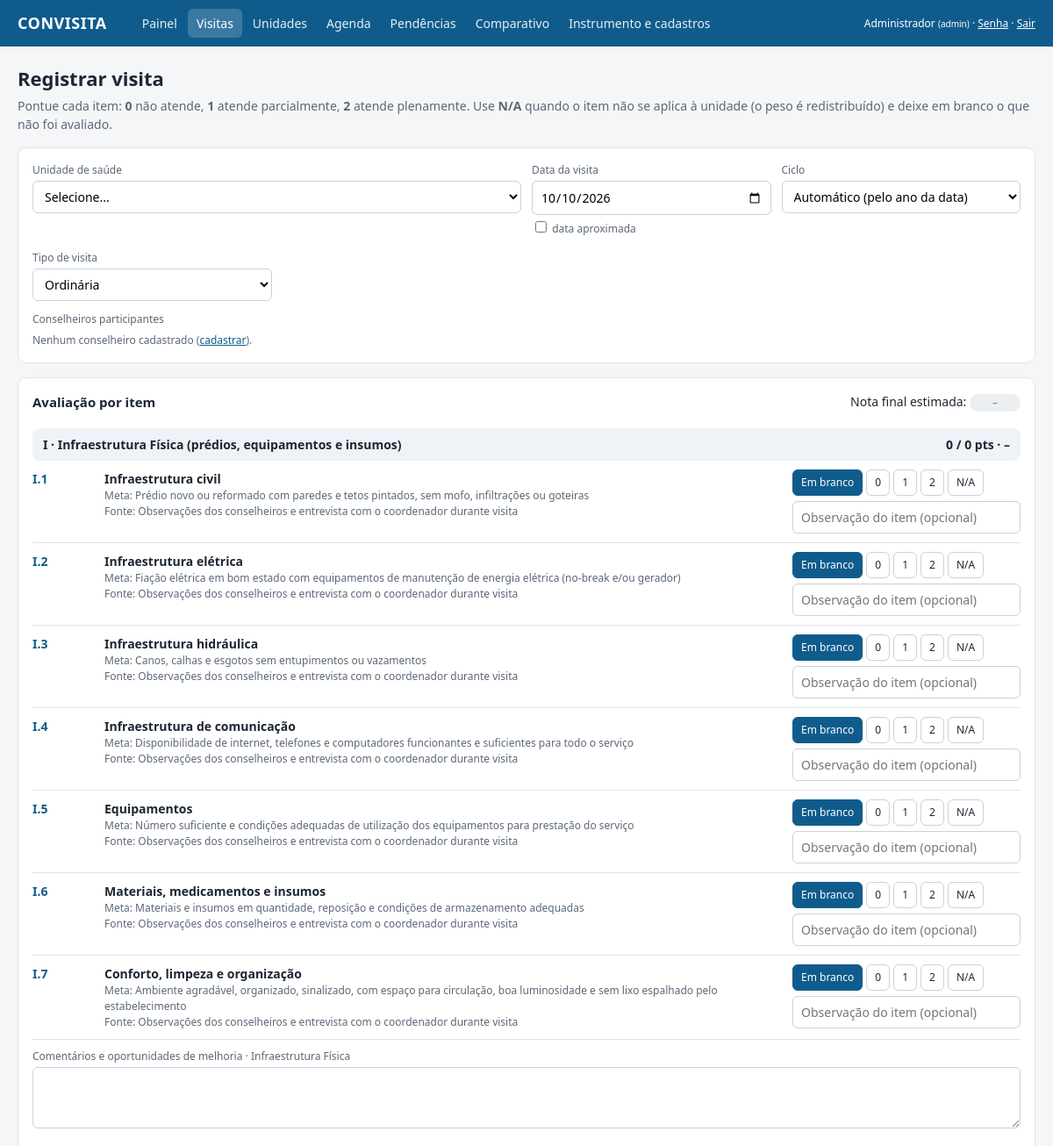
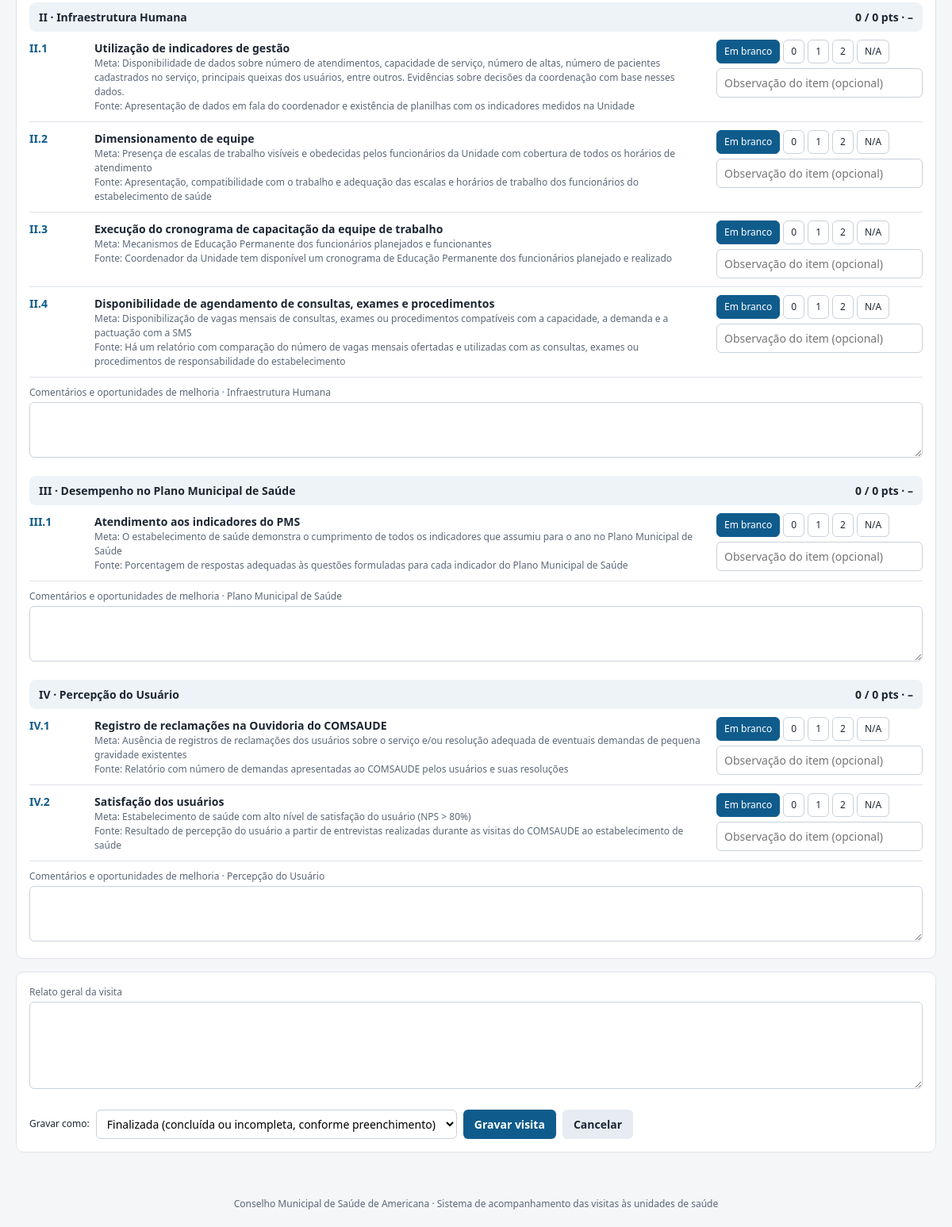
The app's page /visita_form.php (signed in) with its own data (2 pictures, top to bottom).
### tables this page shows
CREATE TABLE dimensao (
  id          TINYINT UNSIGNED PRIMARY KEY,
  codigo      VARCHAR(5)   NOT NULL UNIQUE,           
  nome        VARCHAR(120) NOT NULL,
  nome_curto  VARCHAR(40)  NOT NULL,
  peso        DECIMAL(6,4) NOT NULL DEFAULT 0.25,      
  ordem       TINYINT      NOT NULL
);

CREATE TABLE item_indicador (
  id             SMALLINT UNSIGNED AUTO_INCREMENT PRIMARY KEY,
  dimensao_id    TINYINT UNSIGNED NOT NULL,
  codigo         VARCHAR(10)  NOT NULL UNIQUE,         
  nome           VARCHAR(150) NOT NULL,
  meta           TEXT         NOT NULL,
  fonte          TEXT         NULL,
  periodicidade  VARCHAR(120) NULL,
  pontuacao_max  TINYINT UNSIGNED NOT NULL DEFAULT 2,
  ordem          TINYINT      NOT NULL,
  ativo          TINYINT(1)   NOT NULL DEFAULT 1,
  CONSTRAINT fk_item_dim FOREIGN KEY (dimensao_id) REFERENCES dimensao(id)
);

### visita_form.php (the view, shortened to what this page needs)
<?php
require __DIR__ . '/inc/base.php';
$id = (int)get('id', post('id', 0));
$v = $id ? linha('SELECT * FROM visita WHERE id = ?', [$id]) : null;
$itens = consulta('SELECT i.*, d.codigo AS dcod FROM item_indicador i JOIN dimensao d ON d.id = i.dimensao_id WHERE i.ativo = 1 ORDER BY i.ordem');
$dims = consulta('SELECT * FROM dimensao ORDER BY ordem');
$aval = [];
$coment = [];
$selCons = [];
$v = $v ?: ['unidade_id' => (int)get('unidade', 0), 'ciclo_id' => 0, 'data_visita' => date('Y-m-d'), 'data_aproximada' => 0,
            'tipo' => 'ordinaria', 'situacao' => 'rascunho', 'relato' => ''];
$pesos = [];
foreach ($dims as $d) $pesos[$d['id']] = (float)$d['peso'];
$fx = array_map(fn($f) => ['cor' => $f['cor'], 'li' => (float)$f['limite_inferior'], 'ls' => (float)$f['limite_superior']], faixas());
$conselheiros = consulta('SELECT * FROM conselheiro WHERE ativo = 1 ORDER BY nome');
require __DIR__ . '/inc/topo.php';
?>
<h1><?= $id ? 'Editar visita' : 'Registrar visita' ?></h1>
<p class="sub">Pontue cada item: <b>0</b> não atende, <b>1</b> atende parcialmente, <b>2</b> atende plenamente. Use <b>N/A</b> quando o item não se aplica à unidade (o peso é redistribuído) e deixe em branco o que não foi avaliado.</p>
<form method="post" id="form-visita" data-pesos='<?= e(json_encode($pesos)) ?>' data-faixas='<?= e(json_encode($fx)) ?>'>
  <div class="cartao form-grade">
    <div style="grid-column:span 2"><label>Unidade de saúde</label><select name="unidade_id" required><?= opcoes(consulta('SELECT id, nome FROM unidade ORDER BY nome'), 'id', 'nome', $v['unidade_id'], 'Selecione...') ?></select></div>
    <div><label>Data da visita</label><input type="date" name="data_visita" value="<?= e($v['data_visita']) ?>" required>
      <label style="margin-top:4px"><input type="checkbox" name="data_aproximada" value="1" <?= $v['data_aproximada'] ? 'checked' : '' ?>> data aproximada</label></div>
    <div><label>Ciclo</label><select name="ciclo_id"><?= opcoes(ciclos(), 'id', 'nome', $v['ciclo_id'], 'Automático (pelo ano da data)') ?></select></div>
    <div><label>Tipo de visita</label><select name="tipo">
      <option value="ordinaria">Ordinária</option><option value="extraordinaria" <?= $v['tipo'] === 'extraordinaria' ? 'selected' : '' ?>>Extraordinária</option></select></div>
    <div style="grid-column:1/-1"><label>Conselheiros participantes</label>
      <?php if ($conselheiros): foreach ($conselheiros as $c): ?>
        <label style="display:inline-block;margin-right:14px;color:inherit"><input type="checkbox" name="conselheiros[]" value="<?= $c['id'] ?>" <?= in_array($c['id'], $selCons) ? 'checked' : '' ?>> <?= e($c['nome']) ?></label>
      <?php endforeach; else: ?><span class="mini">Nenhum conselheiro cadastrado (<a href="conselheiros.php">cadastrar</a>).</span><?php endif; ?>
    </div>
  </div>
  <div class="cartao">
    <div class="cab" style="margin:0"><h3 style="margin:0">Avaliação por item</h3><div>Nota final estimada: <span id="calc-total" class="selo cinza">–</span></div></div>
    <?php foreach ($dims as $d): ?>
      <div class="dim-cab"><b><?= e($d['codigo'] . ' · ' . $d['nome']) ?></b><span class="calc" id="calc-dim-<?= $d['id'] ?>"></span></div>
      <?php foreach ($itens as $i): if ($i['dimensao_id'] != $d['id']) continue;
        $a = $aval[$i['id']] ?? null;
        $cur = $a ? ($a['nao_se_aplica'] ? 'NA' : ($a['pontuacao'] === null ? '' : (string)$a['pontuacao'])) : ''; ?>
        <div class="item-aval" data-dim="<?= $d['id'] ?>" data-max="<?= (int)$i['pontuacao_max'] ?>">
          <div class="cod"><?= e($i['codigo']) ?></div>
          <div><b><?= e($i['nome']) ?></b><div class="meta">Meta: <?= e($i['meta']) ?></div><div class="meta">Fonte: <?= e($i['fonte']) ?></div></div>
          <div>
            <div class="notas">
              <?php foreach (['' => 'Em branco', '0' => '0', '1' => '1', '2' => '2', 'NA' => 'N/A'] as $val => $rot): ?>
                <label><input type="radio" name="nota[<?= $i['id'] ?>]" value="<?= $val ?>" <?= $cur === (string)$val ? 'checked' : '' ?>><span><?= $rot ?></span></label>
              <?php endforeach; ?>
            </div>
            <input type="text" name="obs[<?= $i['id'] ?>]" placeholder="Observação do item (opcional)" value="<?= e($a['observacao'] ?? '') ?>" style="margin-top:6px">
          </div>
        </div>
      <?php endforeach; ?>
      <label style="margin-top:10px">Comentários e oportunidades de melhoria · <?= e($d['nome_curto']) ?></label>
      <textarea name="comentario[<?= $d['id'] ?>]"><?= e($coment[$d['id']] ?? '') ?></textarea>
    <?php endforeach; ?>
  </div>
  <div class="cartao">
    <label>Relato geral da visita</label><textarea name="relato" style="min-height:110px"><?= e($v['relato']) ?></textarea>
    <br><br>
    <div class="acoes">
      <label style="margin:0;color:inherit">Gravar como:</label>
      <select name="situacao" style="width:auto">
        <option value="finalizar">Finalizada (concluída ou incompleta, conforme preenchimento)</option>
      </select>
      <button class="btn">Gravar visita</button>
      <a class="btn sec" href="<?= $id ? 'visita.php?id=' . $id : 'visitas.php' ?>">Cancelar</a>
    </div>
  </div>
</form>
<?php require __DIR__ . '/inc/rodape.php';

### assets/estilo.css (style rules this page uses)
:root { --fundo:#f4f6f8; --cartao:#fff; --texto:#1d2733; --suave:#5b6878; --linha:#dfe4ea; --primaria:#0f5c8c; --primaria-esc:#0a4468; --verde:#2e8b57; --verde-f:#e3f3ea; --amarelo:#c99400; --amarelo-f:#fff4d1; --vermelho:#c0392b; --vermelho-f:#fbe4e1; --cinza:#8a96a3; --cinza-f:#eceff2; }
* { box-sizing:border-box }
body { margin:0;font:14px/1.5 "Segoe UI",Roboto,Arial,sans-serif;color:var(--texto);background:var(--fundo) }
a { color:var(--primaria) }
h1 { font-size:22px;margin:0 0 4px }
h3 { font-size:15px;margin:16px 0 8px }
.sub { color:var(--suave);margin:0 0 16px }
.cartao { background:var(--cartao);border:1px solid var(--linha);border-radius:10px;padding:16px;margin-bottom:16px }
.selo { display:inline-block;min-width:58px;text-align:center;padding:1px 8px;border-radius:12px;font-weight:600;font-size:12px }
.selo.cinza { background:var(--cinza-f);color:var(--cinza) }
label { display:block;font-size:12px;color:var(--suave);margin-bottom:3px }
input[type=text],input[type=date],input[type=number],input[type=password],select,textarea { width:100%;padding:7px 9px;border:1px solid #c9d1da;border-radius:6px;font:inherit;background:#fff }
textarea { min-height:70px }
.btn { display:inline-block;border:0;background:var(--primaria);color:#fff;padding:8px 14px;border-radius:6px;cursor:pointer; text-decoration:none;font:inherit;font-weight:600 }
.btn.sec { background:#e6ecf2;color:var(--texto) }
.acoes { display:flex;gap:8px;flex-wrap:wrap;align-items:center }
.cab { display:flex;justify-content:space-between;align-items:flex-start;gap:12px;flex-wrap:wrap;margin-bottom:12px }
.form-grade { display:grid;grid-template-columns:repeat(auto-fit,minmax(220px,1fr));gap:12px }
.item-aval { display:grid;grid-template-columns:70px 1fr 260px;gap:12px;padding:10px 0;border-bottom:1px solid var(--linha) }
.item-aval .cod { font-weight:700;color:var(--primaria) }
.item-aval .meta { color:var(--suave);font-size:12px }
.notas { display:flex;gap:4px }
.notas label { margin:0 }
.notas span { display:inline-block;padding:5px 9px;border:1px solid #c9d1da;border-radius:6px;cursor:pointer;font-size:12px;color:var(--texto);background:#fff }
.notas input:checked + span { background:var(--primaria);border-color:var(--primaria);color:#fff }
.dim-cab { display:flex;justify-content:space-between;align-items:center;background:#eef3f7;padding:8px 12px;border-radius:8px;margin-top:18px }
.calc { font-weight:700 }
.mini { font-size:12px;color:var(--suave) }

### records on screen
dimensao: codigo+nome "I · Infraestrutura Física (prédios, equipamentos e insumos)", nome_curto "Infraestrutura Física"
item_indicador: codigo "I.1", nome "Infraestrutura civil", meta "Prédio novo ou reformado com paredes e tetos pintados, sem mofo, infiltrações ou goteiras", fonte "Observações dos conselheiros e entrevista com o coordenador durante visita", rot "Em branco", rot "0", rot "1", rot "2", rot "N/A"
item_indicador: codigo "I.2", nome "Infraestrutura elétrica", meta "Fiação elétrica em bom estado com equipamentos de manutenção de energia elétrica (no-break e/ou gerador)", fonte "Observações dos conselheiros e entrevista com o coordenador durante visita", rot "Em branco", rot "0", rot "1", rot "2", rot "N/A"
item_indicador: codigo "I.3", nome "Infraestrutura hidráulica", meta "Canos, calhas e esgotos sem entupimentos ou vazamentos", fonte "Observações dos conselheiros e entrevista com o coordenador durante visita", rot "Em branco", rot "0", rot "1", rot "2", rot "N/A"
item_indicador: codigo "I.4", nome "Infraestrutura de comunicação", meta "Disponibilidade de internet, telefones e computadores funcionantes e suficientes para todo o serviço", fonte "Observações dos conselheiros e entrevista com o coordenador durante visita", rot "Em branco", rot "0", rot "1", rot "2", rot "N/A"
item_indicador: codigo "I.5", nome "Equipamentos", meta "Número suficiente e condições adequadas de utilização dos equipamentos para prestação do serviço", fonte "Observações dos conselheiros e entrevista com o coordenador durante visita", rot "Em branco", rot "0", rot "1", rot "2", rot "N/A"
item_indicador: codigo "I.6", nome "Materiais, medicamentos e insumos", meta "Materiais e insumos em quantidade, reposição e condições de armazenamento adequadas", fonte "Observações dos conselheiros e entrevista com o coordenador durante visita", rot "Em branco", rot "0", rot "1", rot "2", rot "N/A"
item_indicador: codigo "I.7", nome "Conforto, limpeza e organização", meta "Ambiente agradável, organizado, sinalizado, com espaço para circulação, boa luminosidade e sem lixo espalhado pelo estabelecimento", fonte "Observações dos conselheiros e entrevista com o coordenador durante visita", rot "Em branco", rot "0", rot "1", rot "2", rot "N/A"
dimensao: codigo+nome "II · Infraestrutura Humana", nome_curto "Infraestrutura Humana"
item_indicador: codigo "II.1", nome "Utilização de indicadores de gestão", meta "Disponibilidade de dados sobre número de atendimentos, capacidade de serviço, número de altas, número de pacientes cadastrados no serviço, principais queixas dos usuários, entre outros. Evidências sobre decisões da coordenação com base nesses dados.", fonte "Apresentação de dados em fala do coordenador e existência de planilhas com os indicadores medidos na Unidade", rot "Em branco", rot "0", rot "1", rot "2", rot "N/A"
item_indicador: codigo "II.2", nome "Dimensionamento de equipe", meta "Presença de escalas de trabalho visíveis e obedecidas pelos funcionários da Unidade com cobertura de todos os horários de atendimento", fonte "Apresentação, compatibilidade com o trabalho e adequação das escalas e horários de trabalho dos funcionários do estabelecimento de saúde", rot "Em branco", rot "0", rot "1", rot "2", rot "N/A"
item_indicador: codigo "II.3", nome "Execução do cronograma de capacitação da equipe de trabalho", meta "Mecanismos de Educação Permanente dos funcionários planejados e funcionantes", fonte "Coordenador da Unidade tem disponível um cronograma de Educação Permanente dos funcionários planejado e realizado", rot "Em branco", rot "0", rot "1", rot "2", rot "N/A"
item_indicador: codigo "II.4", nome "Disponibilidade de agendamento de consultas, exames e procedimentos", meta "Disponibilização de vagas mensais de consultas, exames ou procedimentos compatíveis com a capacidade, a demanda e a pactuação com a SMS", fonte "Há um relatório com comparação do número de vagas mensais ofertadas e utilizadas com as consultas, exames ou procedimentos de responsabilidade do estabelecimento", rot "Em branco", rot "0", rot "1", rot "2", rot "N/A"
dimensao: codigo+nome "III · Desempenho no Plano Municipal de Saúde", nome_curto "Plano Municipal de Saúde"
item_indicador: codigo "III.1", nome "Atendimento aos indicadores do PMS", meta "O estabelecimento de saúde demonstra o cumprimento de todos os indicadores que assumiu para o ano no Plano Municipal de Saúde", fonte "Porcentagem de respostas adequadas às questões formuladas para cada indicador do Plano Municipal de Saúde", rot "Em branco", rot "0", rot "1", rot "2", rot "N/A"
dimensao: codigo+nome "IV · Percepção do Usuário", nome_curto "Percepção do Usuário"
item_indicador: codigo "IV.1", nome "Registro de reclamações na Ouvidoria do COMSAUDE", meta "Ausência de registros de reclamações dos usuários sobre o serviço e/ou resolução adequada de eventuais demandas de pequena gravidade existentes", fonte "Relatório com número de demandas apresentadas ao COMSAUDE pelos usuários e suas resoluções", rot "Em branco", rot "0", rot "1", rot "2", rot "N/A"
item_indicador: codigo "IV.2", nome "Satisfação dos usuários", meta "Estabelecimento de saúde com alto nível de satisfação do usuário (NPS > 80%)", fonte "Resultado de percepção do usuário a partir de entrevistas realizadas durante as visitas do COMSAUDE ao estabelecimento de saúde", rot "Em branco", rot "0", rot "1", rot "2", rot "N/A"

### other values on screen
$rot "Painel"
$rot "Visitas"
$rot "Unidades"
$rot "Agenda"
$rot "Pendências"
$rot "Comparativo"
$rot "Instrumento e cadastros"
$usuTopo['nome'] "Administrador"
$usuTopo['perfil'] "admin"
form field unidade_id "Selecione..."
form field ciclo_id "Automático (pelo ano da data)"
